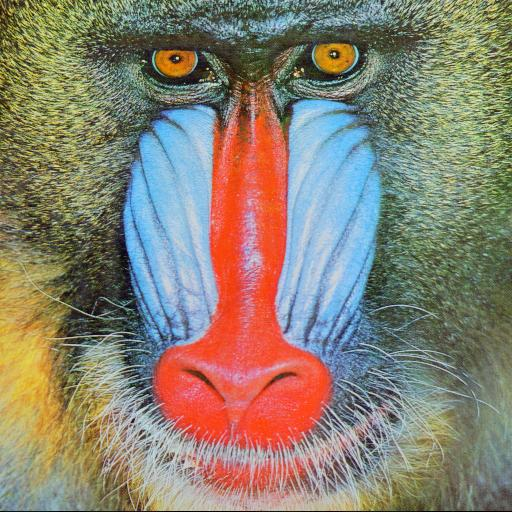
#> input picture lab1/mandril.jpg, 512 x 512 px
$ jupyter execute 01_intro.ipynb
#> lines starting #> are read from the running program, lines starting #| are printed output that depends on the picture
[cell 1]
import numpy as np
from matplotlib import pyplot as plt
import os
import cv2

W ramach kursu będziemy wykorzystywać głównie bibliotekę OpenCV (Open Computer Vision Library).
W trakcie niniejszego ćwiczenia zapoznamy się z podstawowymi funkcjonalnościami: wczytaniami, zapisywaniem, konwersją do innej przestrzeni barw.
Zaznajomimy się również z Jupyter Notebook.

Wczytywanie obrazów z wykorzystaniem OpenCV.
1. Zaimportuj bibliotekę OpenCV:
        `import cv2`
1. Zaimportuj bibliotekę pyplot z matplotlib jako plt:
        `from matplotlib import pyplot as plt`
1. Wygodną opcją jest możliwość pobierania danych (obrazów, ale też np. baz danych) z sieci.
   Eliminuje to konieczność pobierania danych np. z Moodle oraz czyni uzupełniony Notebook "samowystarczalnym" - wystarczy go uruchomić.
   * zaimportuj bibliotekę `import os`
   * sprawdź, czy taki plik istnieje (unikniemy wielokrotnego pobierania tych samych danych)
        `if not os.path.exists("mandril.jpg") :`
   * pobierz obraz: `!wget https://raw.githubusercontent.com/vision-agh/poc_sw/master/01_Intro/mandril.jpg`

1. Wykorzystując polecenie *imread* wczytaj obraz *mandril.jpg*
1. Wyświetl obraz wykorzystując bibliotekę *pyplot*
        plt.imshow(I)
        plt.xticks([]), plt.yticks([])
        plt.show()
1. Jeśli ktoś nie wie jak powinien wyglądać mandryl, to proszę podglądnąć obraz na GitHub lub w sprawdzić w Interencie.
   Przyczyną problemu jest sposób w jaki funkcja `imread` z OpenCV odczytuje obraz (BGR, zamiast RGB).
   Obrazom kolorowym będzie poświęcone odrębne ćwiczenie, także nie będziemy w tym miejscu rozwijać tego wątku.
1. W celu poprawnego wyświetlenia należy dokonać konwersji koloru z BGR na RGB.
        I = cv2.cvtColor(I, cv2.COLOR_BGR2RGB)
1. Dla porządku warto dodać, że w OpenCV do wyświetlania domyślnie wykorzystuje się funkcję `imshow`.
   Jednakże w przypadku Jupyter Notebook to rozwiązanie ma pewne wady i dlatego nie będziemy jej używać.
   Natomiast jeśli ktoś pracuje w "czystym" Python, to jest to na pewno równoważna funkcjonalność.

[cell 2]
if not os.path.exists("mandril.jpg"):
    !wget https://raw.githubusercontent.com/vision-agh/poc_sw/master/01_Intro/mandril.jpg

I = cv2.imread('mandril.jpg')
#> I is the input picture: shape (512, 512, 3); mean B, G, R 113.2, 128.8, 137.4
plt.imshow(I)
plt.xticks([]), plt.yticks([])  # Hides the graph ticks and x / y axis
plt.show()

I = cv2.cvtColor(I, cv2.COLOR_BGR2RGB)
plt.imshow(I)
plt.xticks([]), plt.yticks([])  # Hides the graph ticks and x / y axis
plt.show()

W praktycznych rozważaniach często analizuje się obrazy w odcieniach szarości (ang. *grayscale*).
Do konwersji służy znana już funkcja `cvtColor` tylko tym razem z parametrem `cv2.COLOR_RGB2GRAY`.
Proszę spróbować wyświetlić obraz.
Może okazać się, że nadal jest kolorowy, choć inaczej.
Dlaczego tak się dzieje zostanie obszerniej wyjaśnione pod koniec ćwiczenia.
Na razie należy dodać polecenie `plt.gray()` przed `plt.show`.

[cell 3]
I = cv2.cvtColor(I, cv2.COLOR_RGB2GRAY)
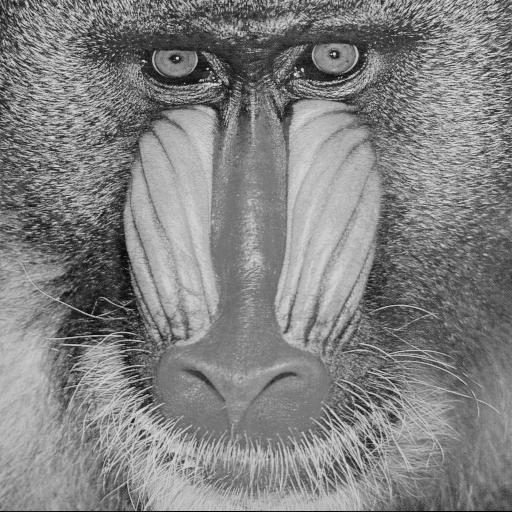
#> I: shape (512, 512); min 1, max 238, mean 129.6
plt.imshow(I)
plt.xticks([]), plt.yticks([])
plt.gray()
plt.show()

Czasami konieczne jest zapisanie przetworzonego obrazu.
Służy do tego funkcja `cv2.imwrite`.
Proszę zapisać szarą wersję mandryla w formacie *png*.
Warto sprawdzić, czy obraz zapisał się poprawnie tj. otworzyć go w aplikacji do przeglądania obrazów.

[cell 4]
cv2.imwrite('mandril_gray.png', I)
#> Out = True

Obraz w skali szarości możemy traktować jako dwuwymiarową funkcję $L(x,y)$, gdzie $x$, $y$ to współrzędne piksela, a $L(x,y)$ poziom jasności (najczęściej [0;255] - zapis na 8-bitach, typ *unsigned int*).
Wyświetl obraz mandryl jako funkcję dwuwymiarową (uwaga - to chwilę się liczy):

[cell 5]
# create grid
xx, yy = np.mgrid[0:I.shape[0], 0:I.shape[1]]

# create the figure
fig = plt.figure()
ax = plt.axes(projection='3d')
ax.plot_surface(xx, yy, I, rstride=1, cstride=1, cmap=plt.get_cmap('gray'), linewidth=0)
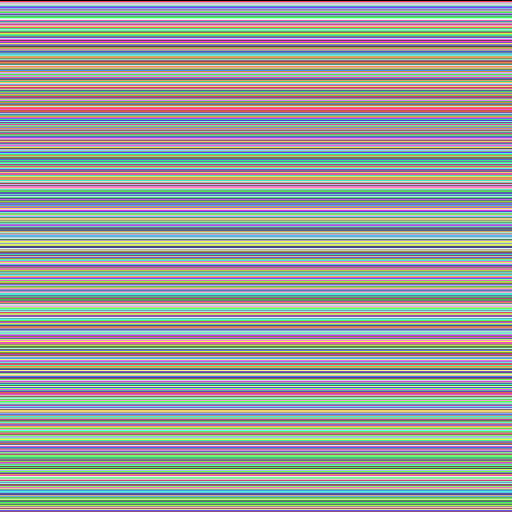
#> xx: shape (512, 512) int64; 512 distinct labels, from 0 to 511; one colour per label, 0 black

# show it
plt.show()
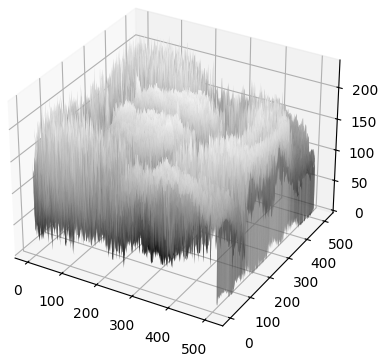
#> figure drawn by matplotlib, 1 panel

Komentarz:
- używamy biblioteki do obliczeń *numpy*,
- tworzymy siatkę punktów o rozmiarach takich jak obraz (*shape*),
- rysujemy wykres 3D

Podczas przetwarzania i analizy obrazów przydatne bywają "przekroje" przez obraz, czyli wartości funkcji $L(x,y)$ w przypadku gdy $x$ lub $y$ jest ustalone.
Wykonaj jeden wybrany przekrój w $x$ i $y$:
- po pierwsze należy pobrać dany wiersz lub kolumnę - np. `S = IG[10,:]` (tu jedenasty wiersz),
- po drugie stworzyć wykres złożony z dwóch subwykresów: `f, (ax1,ax2) = plt.subplots(1,2)`
- dla każdego z nich ustawić tytuł (np. `ax1.set_title('XXX')`) oraz treść `ax1.plot(S)`,
- na koniec całość wyświetlić `plt.show()`.

[cell 6]
S1 = I[20, :]
#> S1 = 512 values, max 220 at index 433, min 33 at index 401, mean 118.3
S2 = I[:, 30]
#> S2 = 512 values, max 217 at index 95, min 16 at index 206, mean 137.9
f, (ax1,ax2) = plt.subplots(1,2)
ax1.set_title('Wiersz 20')
ax1.plot(S1)
ax2.set_title('Kolumna 30')
ax2.plot(S2)
plt.show()
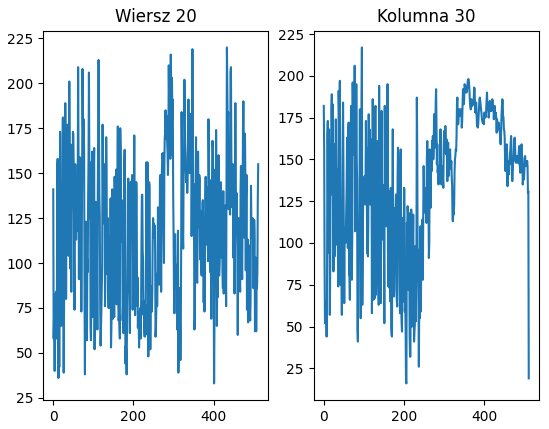
#> figure drawn by matplotlib, 2 panels; panel 1: curve peaks at x = 433, y = 220; panel 2: curve peaks at x = 95, y = 217
